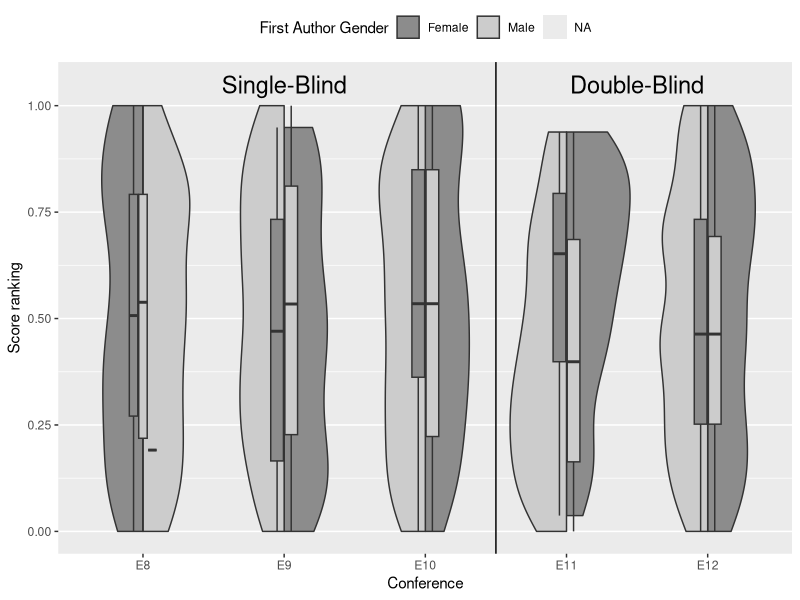

Here is the R script that generated this plot:
library(ggplot2)
try(setwd("~/Documents/Conferences/Evolang12/genderBias2018_public/analysis/"))

# borrowed from https://stackoverflow.com/questions/35717353/split-violin-plot-with-ggplot2

GeomSplitViolin <- ggproto("GeomSplitViolin", GeomViolin, draw_group = function(self, data, ..., draw_quantiles = NULL){
  data <- transform(data, xminv = x - violinwidth * (x - xmin), xmaxv = x + violinwidth * (xmax - x))
  grp <- data[1,'group']
  newdata <- plyr::arrange(transform(data, x = if(grp%%2==1) xminv else xmaxv), if(grp%%2==1) y else -y)
  newdata <- rbind(newdata[1, ], newdata, newdata[nrow(newdata), ], newdata[1, ])
  newdata[c(1,nrow(newdata)-1,nrow(newdata)), 'x'] <- round(newdata[1, 'x']) 
  if (length(draw_quantiles) > 0 & !scales::zero_range(range(data$y))) {
    stopifnot(all(draw_quantiles >= 0), all(draw_quantiles <= 
                                              1))
    quantiles <- ggplot2:::create_quantile_segment_frame(data, draw_quantiles)
    aesthetics <- data[rep(1, nrow(quantiles)), setdiff(names(data), c("x", "y")), drop = FALSE]
    aesthetics$alpha <- rep(1, nrow(quantiles))
    both <- cbind(quantiles, aesthetics)
    quantile_grob <- GeomPath$draw_panel(both, ...)
    ggplot2:::ggname("geom_split_violin", grid::grobTree(GeomPolygon$draw_panel(newdata, ...), quantile_grob))
  }
  else {
    ggplot2:::ggname("geom_split_violin", GeomPolygon$draw_panel(newdata, ...))
  }
})

geom_split_violin <- function (mapping = NULL, data = NULL, stat = "ydensity", position = "identity", ..., draw_quantiles = NULL, trim = TRUE, scale = "area", na.rm = FALSE, show.legend = NA, inherit.aes = TRUE) {
  layer(data = data, mapping = mapping, stat = stat, geom = GeomSplitViolin, position = position, show.legend = show.legend, inherit.aes = inherit.aes, params = list(trim = trim, scale = scale, draw_quantiles = draw_quantiles, na.rm = na.rm, ...))
}


# Load data


allData = read.csv("../data/EvoLang_Scores_8_to_12.csv",stringsAsFactors = F)
# relabel factor
allData$FirstAuthorGender = factor(allData$FirstAuthorGender,levels=c("F","M"),labels=c("Female","Male"))
allData$review = factor(c("Single","Double")[(allData$conference %in% c("E11","E12"))+1])
allData$conference = factor(allData$conference,levels = c("E8","E9","E10","E11","E12"))
allData$format = factor(allData$format)

allData$student[!is.na(allData$student) &
                  allData$student=="Faculty"] = "Non-Student"
allData$student[!is.na(allData$student) &
                  allData$student=="EC"] = "Non-Student"
allData$student = factor(allData$student)

# Plot data

ymax = 1.05

pdf("../results/ReviewScoreGraph.pdf", width=6, height=4)
ggplot(allData, 
       aes(conference, Score.mean, fill=FirstAuthorGender)) + 
  annotate("text", x = c(2,4.5), y = c(ymax,ymax), label=c("Single-Blind", "Double-Blind"), size=6) +
  geom_split_violin() + 
  geom_vline(xintercept=3.5) +
  scale_y_continuous(name="Score ranking", breaks = c(0,0.25,0.5,0.75,1))+
  scale_x_discrete(name="Conference")+
  scale_fill_grey(start = 0.55, end=0.8,name="First Author Gender") +
  geom_boxplot(width=0.2, show.legend = F) +
  theme(legend.position = "top",
        panel.grid.major.x = element_blank()) 
dev.off()



